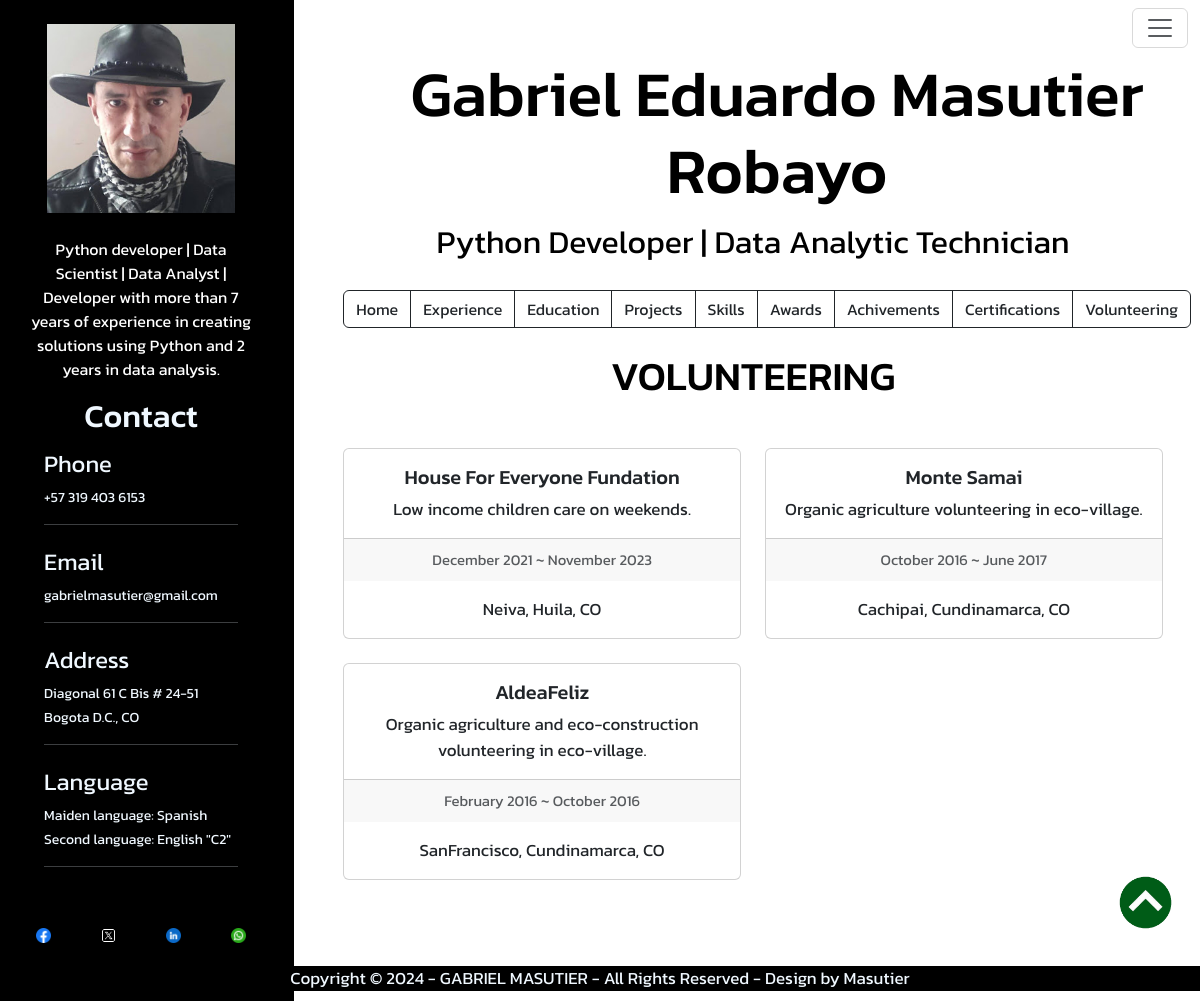
Page /volunteer on the committed database.
### tables this page shows
CREATE TABLE "usersInfo" (
"firstName" TEXT,
  "lastName" TEXT,
  "email" TEXT,
  "contry_code" INTEGER,
  "phone" TEXT,
  "addres" TEXT,
  "state" TEXT,
  "contry" TEXT,
  "profession" TEXT,
  "footer_name" TEXT,
  "Footer_date" INTEGER,
  "profile" TEXT,
  "profile1" TEXT,
  "descripcion1" TEXT,
  "descripcion2" TEXT,
  "descripcion3" TEXT,
  "descripcion4" TEXT,
  "descripcion5" REAL,
  "facebook" TEXT,
  "twitter" TEXT,
  "linkedin" TEXT,
  "whatsapp" TEXT,
  "img" TEXT,
  "idioma1" TEXT,
  "idioma2" TEXT,
  "nivel_idioma2" TEXT,
  "idioma3" REAL,
  "nivel_idioma3" REAL
);

CREATE TABLE "Volunteering" (
"institution" TEXT,
  "description" TEXT,
  "city" TEXT,
  "state" TEXT,
  "country" TEXT,
  "datein" TIMESTAMP,
  "dateout" TIMESTAMP
);

### app.py (the view)
@app.route("/volunteer")
def volunteer():
    getUserInfo = personalData()
    conn = db_conn()
    getVolunteer = conn.execute("SELECT * FROM Volunteering").fetchall()
    conn.close()
    return render("dashboard/volunteer/volunteer.html", title="Volunteer", getUserInfo=getUserInfo, getVolunteer=getVolunteer)

### app.py (called while the page is built)
def personalData():
    conn = db_conn()
    getUserInfo = conn.execute("SELECT * FROM usersInfo").fetchone()
    conn.commit()
    conn.close()
    return getUserInfo

### instance/dbs.py (called while the page is built)
def db_conn():
    conn = sql3.connect('instance/masutier.db')
    conn.row_factory = sql3.Row
    return conn

### templates/dashboard/volunteer/volunteer.html (shortened to what this page needs)
{% extends 'layout.html' %}
{% block content %}
<h1 class="mt-4 mb-5">VOLUNTEERING</h1>
<div class="col-11 mx-auto">
    <div class="row row-cols-1 row-cols-md-2 g-4">
        {% for volunteer in getVolunteer %}
            <div class="col">
                <div class="card">
                    <div class="card-body">
                        <h5 class="card-title">{{ volunteer.0 }}</h5>
                        <p class="card-text">{{ volunteer.1 }}</p>
                    </div>
                    <div class="card-footer">
                        <small class="text-body-secondary">{{ moment(volunteer.5).format('MMMM YYYY') }} ~ {{ moment(volunteer.6).format('MMMM YYYY') }}</small>
                    </div>
                    <div class="card-body">
                        <p class="card-text">{{ volunteer.2 }}, {{ volunteer.3 }}, {{ volunteer.4 }}</p>
                    </div>
                </div>
            </div>
        {% endfor %}
    </div>
</div>
{% endblock %}

### templates/partials/leftSide.html
<div class="col-11 mx-auto">
    <div class="col-11 mx-auto">
        <img class="p-4 imgred" src="static/img/img/gabriel.jpg" alt="">
    </div>
    <div class="col-11 mx-auto">
        <p class="smalltxt txtcolw c">{{ getUserInfo.12 }}</p>
    </div>
    <div class="col-11 mx-auto mt-3">
        <h5 class="maintxt c">Contact</h5>
    </div>
    <div class="col-9 mx-auto">
        <P class="subtxt"><small>Phone</small></P>
        <P class="smalltxt"><small>+{{ getUserInfo.3 }} {{ getUserInfo.4 }}</small></P>
        <hr>
        <P class="subtxt"><small>Email</small></P>
        <P class="smalltxt"><small>{{ getUserInfo.2 }}</small></P>
        <hr>
        <P class="subtxt"><small>Address</small></P>
        <P class="smalltxt"><small>{{ getUserInfo.5 }}</small></P>
        <P class="smalltxt"><small>{{ getUserInfo.6 }}, {{ getUserInfo.7 }}</small></P>
        <hr>
    </div>
    <div class="col-9 mx-auto">
        <P class="subtxt"><small>Language</small></P>
        <P class="smalltxt"><small>Maiden language: {{ getUserInfo.23 }}</small></P>
        <P class="smalltxt"><small>Second language: {{ getUserInfo.24 }} "{{ getUserInfo.25 }}"</small></P>
        <hr>
    </div>
    <div class="col-11 mx-auto mt-5 mb-5">
        <div class="row">
            <div class="col-3 mx-auto">
                <a class="btn btn-social btn-facebook" href="{{ getUserInfo.18 }}" target="_blank">
                    <img class="imgred" src="static/img/redes/facebook.png" alt="">
                </a>
            </div>
            <div class="col-3 mx-auto">
                <a class="btn btn-social btn-facebook" href="{{ getUserInfo.19 }}" target="_blank">
                    <img class="imgred" src="static/img/redes/twitter.png" alt="">
                </a>
            </div>
            <div class="col-3 mx-auto">
                <a class="btn btn-social btn-facebook" href="{{ getUserInfo.20 }}" target="_blank">
                    <img class="imgred" src="static/img/redes/linkedin.png" alt="">
                </a>
            </div>
            <div class="col-3 mx-auto">
                <a class="btn btn-social btn-facebook" href="{{ getUserInfo.21 }}" target="_blank">
                    <img class="imgred" src="static/img/redes/whatsapp.png" alt="">
                </a>
            </div>
        </div>
    </div>
</div>

### templates/partials/banner.html
<h1 class="supertxt ms-5">{{ getUserInfo.0 }} {{ getUserInfo.1 }}</h1>
<div class="col-11 mx-auto">
    <p class="maintxt">{{ getUserInfo.8 }}</p>
</div>

### templates/partials/footer.html
<div class="col-md-12 mx-auto back-black b-fixed c">
    Copyright © 2024 <span>- {{ getUserInfo.9 }} -</span> All Rights Reserved - Design by Masutier
</div>

### static/css/all.css (style rules this page uses)
body { color: black; font-size: 17px; font-family: "Kanit", sans-serif; }
.c { text-align: center !important; }
.imgred { width: 100%; height: auto; border-style: none; -webkit-margin-bottom-collapse: initial; z-index: 1000; }
.b-fixed { position: fixed !important; bottom: 10px; z-index: 1; }
.back-black { color: aliceblue; background-color: black; }
p { margin: 0; padding: 0; }
.supertxt { font-size: 4rem; }
.maintxt { font-size: 2rem; }
.subtxt { font-size: 1.7rem; }
.smalltxt { font-size: 1rem; }
.txtcolw { color: white; }

### rows in the picture
usersInfo: profile1 "Python developer | Data Scientist | Data Analyst | Developer with more than 7 years of experience in creating solutions using Python and 2 years in data analysis.", contry_code "57", phone "319 403 6153", email "gabrielmasutier@gmail.com", addres "Diagonal 61 C Bis # 24-51", state "Bogota D.C.", contry "CO", idioma1 "Spanish", idioma2 "English", nivel_idioma2 "C2", firstName "Gabriel Eduardo", lastName "Masutier Robayo", profession "Python Developer | Data Analytic Technician", footer_name "GABRIEL MASUTIER"
Volunteering: institution "House For Everyone Fundation", description "Low income children care on weekends.", datein "December 2021", dateout "November 2023", city "Neiva", state "Huila", country "CO"
Volunteering: institution "Monte Samai", description "Organic agriculture volunteering in eco-village.", datein "October 2016", dateout "June 2017", city "Cachipai", state "Cundinamarca", country "CO"
Volunteering: institution "AldeaFeliz", description "Organic agriculture and eco-construction volunteering in eco-village.", datein "February 2016", dateout "October 2016", city "SanFrancisco", state "Cundinamarca", country "CO"
